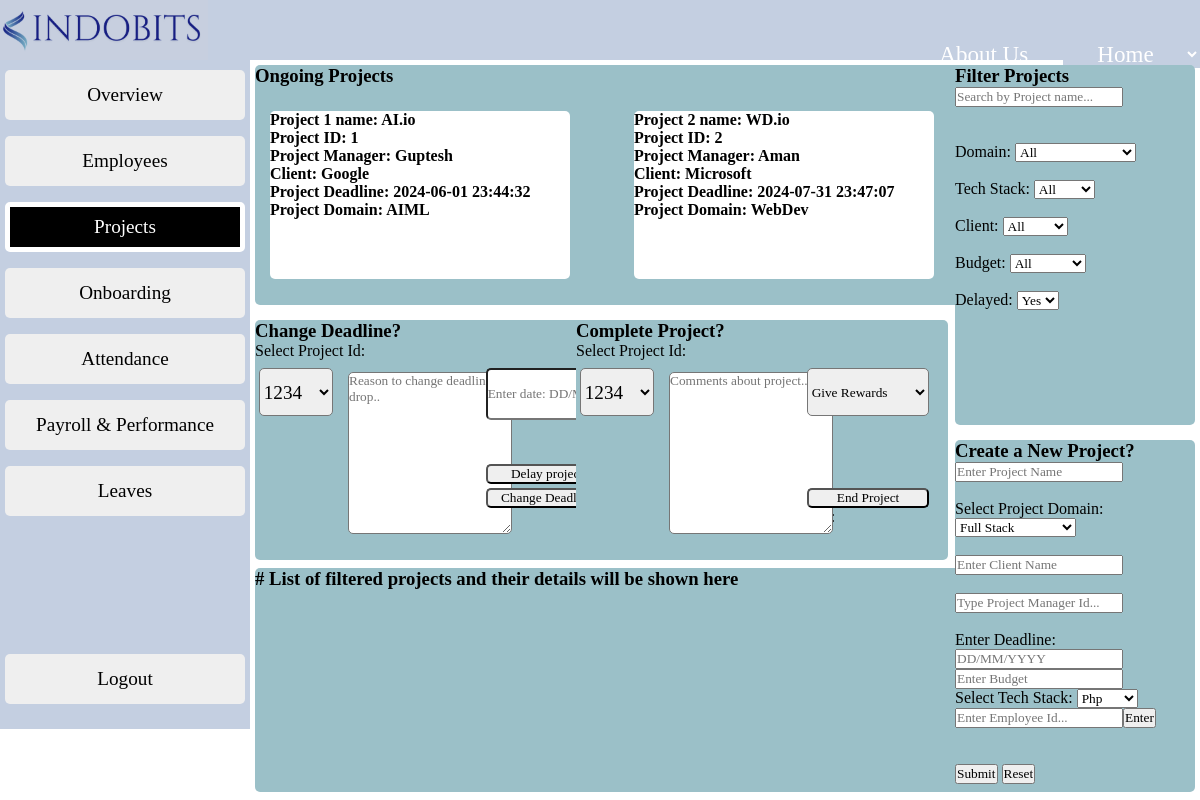
The page /Hr_Projects.php on the database its author committed.
### tables this page shows
CREATE TABLE `project` (
  `project_id` int(11) NOT NULL,
  `project_manager` int(11) NOT NULL,
  `domain` varchar(45) NOT NULL,
  `client` varchar(45) NOT NULL,
  `budget` double NOT NULL,
  `deadline` datetime NOT NULL,
  `is_delay` tinyint(4) NOT NULL,
  `project_name` varchar(45) NOT NULL,
  `start_date` datetime NOT NULL
);

CREATE TABLE `employee` (
  `name` varchar(455) NOT NULL,
  `employee_id` int(11) NOT NULL,
  `login_id` varchar(45) NOT NULL,
  `password` varchar(45) NOT NULL,
  `dob` date NOT NULL,
  `gender` varchar(10) NOT NULL,
  `photo` varchar(45) NOT NULL,
  `phone_number` int(10) NOT NULL,
  `address` varchar(225) NOT NULL,
  `department_id` int(11) NOT NULL,
  `work_status` varchar(40) NOT NULL,
  `bank_name` varchar(45) NOT NULL,
  `account_number` int(16) NOT NULL,
  `ifsc_code` varchar(11) NOT NULL,
  `if_employee` tinyint(1) NOT NULL
);

### Hr_Projects.php (the view, shortened to what this page needs)
<!DOCTYPE html>
<html lang="en">
<head>
    <link rel="stylesheet" type="text/css" href="HR_Projects.css">
</head>
<body>
    <header class="navbar">
        <img src="indo.png" id="logo" alt="logo">
        <a href>About Us</a>
        <select id="Settings">
            <option value="Home">Home</option>
        </select>
    </header>
       <div class="sidebar">
        <button id="overview">Overview</button>
        <button>Employees</button>
        <button id="projects">Projects</button>
        <button>Onboarding</button>
        <button>Attendance</button>
        <button>Payroll & Performance</button>
        <button>Leaves</button>
        <button id="logout">Logout</button>
    </div>
<div id="content">
    <div class="box1"> <h3>Ongoing Projects</h3>
    <div class="detail" id="Project1">
     <h4>Project 1 name:
        <?PHP
        $servername = "localhost";
        $username = "root";
        $password = "";
        $database = "hr_portal";
        $conn = mysqli_connect($servername, $username, $password, $database);
        $sql = "SELECT *\n"
        . "FROM project INNER JOIN employee\n"
        . "ON project.project_id = employee.employee_id;";
        $result = mysqli_query($conn, $sql);
        $row = mysqli_fetch_assoc($result);
        echo $row['project_name'];
        ?></h4>
     <h4>Project ID: <?PHP echo $row['project_id'];?></h4><h4>Project Manager: <?PHP echo $row['name'];?></h4><h4>Client: <?PHP echo $row['client'];?></h4><h4>Project Deadline: <?PHP echo $row['deadline'];?></h4><h4>Project Domain: <?PHP echo $row['domain'];?></h4>
    </div>
    <div class="detail" id="Project2">
        <h4>Project 2 name: <?PHP $row = mysqli_fetch_assoc($result);
        echo $row['project_name'];?></h4>
        <h4>Project ID: <?PHP echo $row['project_id'];?></h4><h4>Project Manager: <?PHP echo $row['name'];?></h4><h4>Client: <?PHP echo $row['client'];?></h4><h4>Project Deadline: <?PHP echo $row['deadline'];?></h4><h4>Project Domain: <?PHP echo $row['domain'];?></h4>
       </div>
    </div>
    </div>
    <div class="box2"> <h3>Filter Projects</h3>
        <input type="text" placeholder="Search by Project name..."><br><br><br>
        Domain:
        <select id="Domain">
            <option value="All">All</option>
        </select><br><br>
        Tech Stack:
        <select id="Tech Stack">
            <option value="All">All</option>
        </select><br><br>
        Client:
        <select id=" Client">
            <option value="All">All</option>
        </select><br><br>
        Budget:
        <select id="Budget">
            <option value="All">All</option>
        </select><br><br>
        Delayed:
        <select id="Delayed">
            <option value="Yes">Yes</option>
        </select>
    </div>
    <div class="box3"><h3> Change Deadline?</h3>
        Select Project Id: <br>
        <select id="ProjectId">
            <option value="1234">1234</option>
        </select>
            <textarea name="t1" rows="10" cols="20"placeholder="Reason to change deadline or drop.." id="Reason"></textarea>
            <input type="text" placeholder="Enter date: DD/MM/YYYY" id="Deadline_date"><br>
            <input type="button" value="Change Deadline" class="deadline_button">
            <input type="button" value="Delay project"class="deadline_button2">
        </div>
   <div class="box4"><h3>Complete Project?</h3>
    Select Project Id: <br>
    <select id="ProjectId">
        <option value="1234">1234</option>
    </select>
    <textarea name="t1" rows="10" cols="20"placeholder="Comments about project.." id="Reason"></textarea>
    Any Rewards:
    <select id="Deadline_date">
        <option value="Give rewards">Give Rewards</option>
    </select>
    <input type="button" value="End Project" class="deadline_button">
</div>
   <div class="box5"><h3># List of filtered projects and their details will be shown here</h3></div>
   <div class="box6"><h3>Create a New Project?</h3>
    <input type="text" placeholder="Enter Project Name"><br><br>
    Select Project Domain:
    <select id="PDomain">
        <option value="Full Stack">Full Stack</option>
    </select><br><br>
    <input type="text" placeholder="Enter Client Name"><br><br>
    <input type="text" placeholder="Type Project Manager Id..."><br><br>
    Enter Deadline:
    <input type="text" placeholder="DD/MM/YYYY"><br>
    <input type="text" placeholder="Enter Budget"><br>
    Select Tech Stack:
        <select id="Tech Stack">
            <option value="Php">Php</option>
        </select><br>
        <input type="text" placeholder="Enter Employee Id..."><input type="Submit"value="Enter"><br><br><br>
        <p>   <input type="submit">    <input type="reset">  </p>
  </div>
</body>
</html>

### HR_Projects.css (style rules this page uses)
* { margin: 0; padding: 0; font-family:DM sans; }
.navbar { height: 60px; color: white; background-color: #C4CFE1; text-align: right; font-size: larger; margin: 0%; padding: 0%; }
#logo { height: 60px; margin-right: 1000px; margin-left: 0px; }
a { color: white; margin-right: 30px; height: 50px; font-size: larger; text-align: center; position:relative; bottom: 25px; text-decoration: none; }
#Settings { font-size: larger; background-color: #C4CFE1 ; color: white; border: none; text-align: center; position:relative; bottom: 25px; }
.sidebar { background-color: #C4CFE1; width: 250px; height: 669px; }
button { width: 240px; height: 50px; margin: 8px 5px 8px 5px; border-radius:5px; font-size: larger; border: none; }
#overview { margin-top: 10px; }
#logout { margin-top: 130px; }
#projects { background-color: black; color: white; border: 5px solid white; }
.box1 { height: 30%; width: 62.5%; display: inline-block; background-color: rgb(155, 192, 200); position:absolute; top: 65px; right: 5px; bottom: 5px; left: 255px; border-radius: 5px; }
.box2 { height: 45%; width: 20%; display: inline-block; background-color: rgb(155, 192, 200); position:absolute; right: 5px; top:65px; border-radius: 5px; }
.box3 { height: 30%; width: 31%; display: inline-block; background-color: rgb(155, 192, 200); position:absolute; top:40%; right: 5px; bottom: 5px; left: 255px; border-radius: 5px; }
.box4 { height: 30%; width: 31%; display: inline-block; background-color: rgb(155, 192, 200); position:absolute; top:40%; right: 5px; bottom: 5px; left: 48%; border-radius: 5px; }
.box5 { height: 28%; width: 62.5%; display: inline-block; background-color: rgb(155, 192, 200); position:absolute; top: 71%; right: 5px; bottom: 5px; left: 255px; border-radius: 5px; }
.box6 { height: 44%; width: 20%; display: inline-block; background-color: rgb(155, 192, 200); position:absolute; right: 5px; top:55%; border-radius: 5px; }
.detail { height: 29%; Width:28%; background-color: white; }
#Project1 { height: 70%; width: 40%; display: inline-block; position:relative; top: 10%; right: 10%; left: 2%; border-radius: 5px; }
#Project2 { height: 70%; width: 40%; display: inline-block; position:relative; top: 10%; right: 10%; left: 10%; border-radius: 5px; }
#ProjectId { display: inline-block; width: 20%; height: 20%; font-size: larger; position:absolute; top: 20%; right: 10%; left: 1%; border-radius: 5px; }
#Reason { display: inline-block; position:relative; top: 5%; right: 10%; left: 25%; border-radius: 5px; }
#Deadline_date { display: inline-block; position:absolute; top: 20%; right: 5%; font-size: normal; height:20%; left: 62%; bottom: 50%; border-radius: 5px; }
.deadline_button { display: inline-block; position:absolute; top: 70%; right: 5%; font-size: normal; left: 62%; border-radius: 5px; }
.deadline_button2 { display: inline-block; position:absolute; top: 60%; right: 5%; font-size: normal; left: 62%; border-radius: 5px; }

### rows shown on the page
project: project_name "AI.io", project_id "1", client "Google", deadline "2024-06-01 23:44:32", domain "AIML"
employee: name "Guptesh"
project: project_name "WD.io", project_id "2", client "Microsoft", deadline "2024-07-31 23:47:07", domain "WebDev"
employee: name "Aman"
